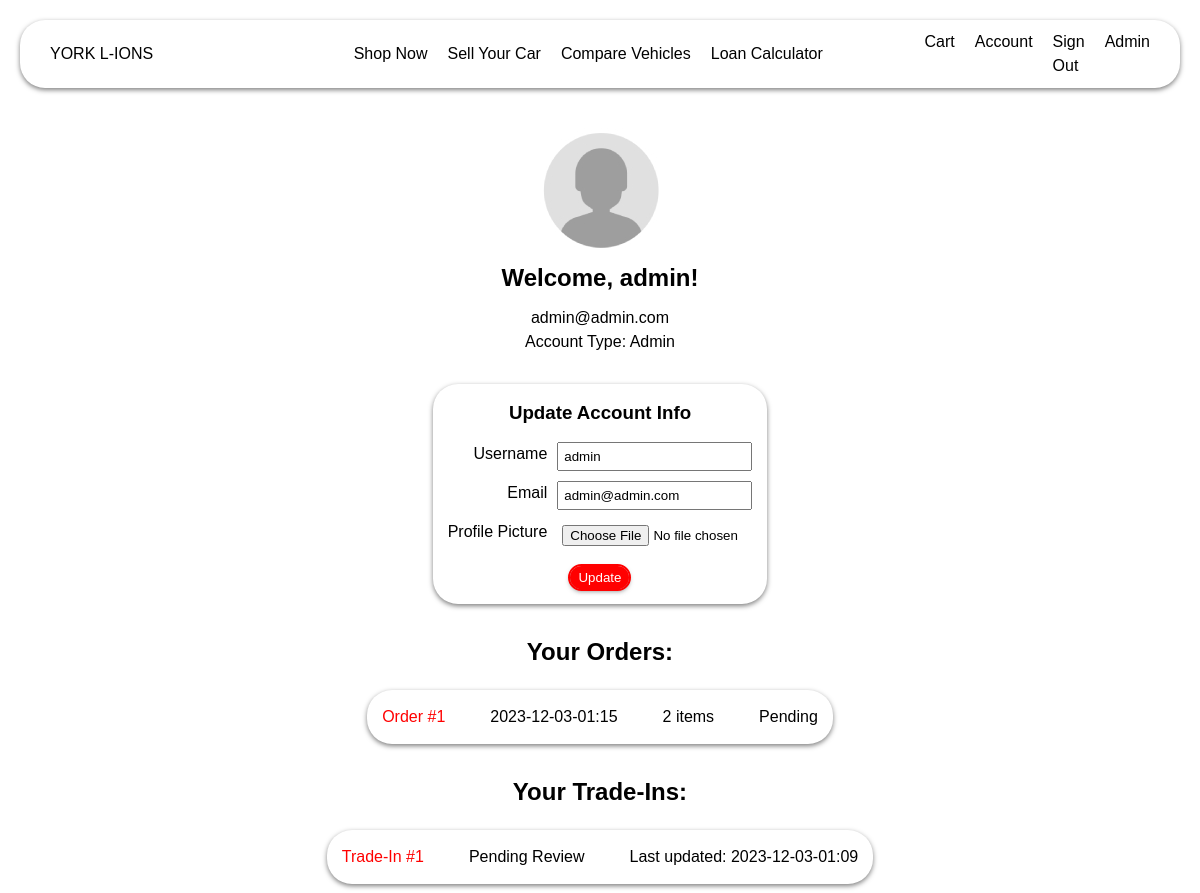
/account (signed in), run on the app's committed database.
### yorklions/models/user.py (models this page shows)
class User(db.Model, UserMixin):
    __tablename__ = "users"
    id: Mapped[int] = mapped_column(Integer, primary_key=True)
    username: Mapped[str] = mapped_column(String, unique=True, nullable=False)
    email: Mapped[str] = mapped_column(String, unique=True, nullable=False)
    password: Mapped[str] = mapped_column(String, nullable=False)
    is_admin: Mapped[bool] = mapped_column(Boolean, default=False)
    is_guest: Mapped[bool] = mapped_column(Boolean, default=False)
    image_file: Mapped[str] = mapped_column(String, nullable=False, default="default.jpg")
    address_id: Mapped[int] = mapped_column(Integer, ForeignKey('addresses.id'), nullable=True)
    address: Mapped["Address"] = relationship("Address", back_populates="user")
    trade_ins = relationship('TradeIn', backref='user', lazy=True)
    orders: Mapped[List['PurchaseOrder']] = relationship('PurchaseOrder', back_populates='user')

### yorklions/models/po.py (models this page shows, shortened)
class PurchaseOrder(db.Model):
    __tablename__ = "purchaseorders"
    id: Mapped[int] = mapped_column(Integer, primary_key=True)
    user_id: Mapped[int] = mapped_column(Integer, ForeignKey('users.id'), nullable=True)
    fname: Mapped[str] = mapped_column(String, nullable=False)
    lname: Mapped[str] = mapped_column(String, nullable=False)
    status: Mapped[str] = mapped_column(String, nullable=False, default="Pending")
    address_id: Mapped[int] = mapped_column(ForeignKey("addresses.id"), nullable=False)
    vehicles: Mapped[List['Vehicle']] = relationship('Vehicle', back_populates='purchase_order')
    cc_type: Mapped[str] = mapped_column(String, nullable=False)
    cc_last_4_digits: Mapped[str] = mapped_column(String, nullable=False)
    date_created: Mapped[str] = mapped_column(String, nullable=False)
    latest_update: Mapped[str] = mapped_column(String, nullable=False)
    user: Mapped['User'] = relationship('User', back_populates='orders')
    latest_update: Mapped[str] = mapped_column(String, nullable=False)
    latest_update: Mapped[str] = mapped_column(String, nullable=False)

### yorklions/models/trade_in.py (models this page shows)
class TradeIn(db.Model):
    __tablename__ = "trade_ins"
    id: Mapped[int] = mapped_column(Integer, primary_key=True, nullable=False)
    user_id: Mapped[int] = mapped_column(Integer, ForeignKey('users.id'), nullable=False)
    vehicle_id: Mapped[int] = mapped_column(ForeignKey("vehicles.id"))
    status: Mapped[float] = mapped_column(String, primary_key=False, default="Pending Review")
    quote: Mapped[float] = mapped_column(Float, primary_key=False)
    accidents: Mapped[str] = mapped_column(String, nullable=False)
    details: Mapped[str] = mapped_column(String, nullable=False)
    date_updated: Mapped[str] = mapped_column(String, nullable=False)

### yorklions/routes/auth.py (the view)
@auth.route("/account", methods=["POST", "GET"])
@login_required  # decorators, yum
def account():
    form = UpdateAccountForm()
    if form.validate_on_submit():
        if form.profile_pic.data:
            pic_file = save_picture(form.profile_pic.data)
            remove_old_picture(current_user.image_file)
            current_user.image_file = pic_file
        current_user.username = form.username.data
        current_user.email = form.email.data
        db.session.commit()
        flash("Account updated!", "success")
        return redirect(url_for("auth.account"))
    elif request.method == "GET":  # populate form with current user info on
        form.username.data = current_user.username
        form.email.data = current_user.email
    image_file = url_for("static", filename="account/" + current_user.image_file)
    return render_template(
            "account.html", title="Account", image_file=image_file, form=form
            )

### yorklions/forms.py (shortened to what this page needs)
class UpdateAccountForm(FlaskForm):
    username = StringField(
        "Username", validators=[DataRequired(), Length(min=2, max=20)]
    )
    email = StringField("Email", validators=[DataRequired(), Email()])
    profile_pic = FileField(
        "Profile Picture", validators=[FileAllowed(["jpg"])] # Only using jpg for now
    )
    submit = SubmitField("Update")

### yorklions/models/user.py (called while the page is built)
@login_manager.user_loader  # login_managers needs to know how to load a user
def load_user(user_id):
    return User.query.get(int(user_id))

### yorklions/templates/account.html (shortened to what this page needs)
{% extends "layout.html" %}
{% block stylesheet %}
    <link rel="stylesheet" href="{{ url_for('static', filename='stylesheets/login.css') }}">
    <link rel="stylesheet" href="{{ url_for('static', filename='stylesheets/account.css') }}">
{% endblock stylesheet %}
{% block content %}
<div class="centred_content_wrapper">
    <div class="account_info">
        <img src="{{ image_file }}" alt="Profile Photo">
        <h2>Welcome, {{ current_user.username }}!</h2>
        <p>{{ current_user.email }}</p>
        <p>Account Type: {{ 'Admin' if current_user.is_admin else 'User' }}</p>
    </div>
    <div class="update_account floating_box">
        <form action="" method="post" enctype="multipart/form-data" novalidate>
            <h3>Update Account Info</h3>
                        <div>
                <div class="form_grid">
                    {{ form.username.label() }}
                    {{ form.username() }}
                </div>
            </div>
            <div>
                <div class="form_grid">
                    {{ form.email.label() }}
                    {{ form.email() }}
                </div>
            </div>
            <div>
                <div class="form_grid">
                    {{ form.profile_pic.label() }}
                    {{ form.profile_pic() }}
                </div>
            </div>
            <div class="wide">
                {{ form.submit(class="button") }}
            </div>
        </form>
    </div>
    <div class="orders">
        <h2>Your Orders:</h2>
        <table>
            {% for order in current_user.orders|reverse %}
            <tr class="floating_box">
                <td class="order_cell"><a href="/order/{{ order.id }}">Order #{{ order.id }}</a></td>
                <td class="order_cell">{{ order.date_created }}</td>
                <td class="order_cell">{{ order.vehicles | count }} item{% if (order.vehicles|count) != 1 %}s{% endif %}</td>
                <td class="order_cell">{{ order.status }}</td>
            </tr>
            {% endfor %}
        </table>
    </div>
    <div class="trade_ins">
        <h2>Your Trade-Ins:</h2>
        <table>
            {% for trade_in in current_user.trade_ins|reverse %}
            <tr class="floating_box">
                <td class="order_cell"><a href="/trade_in/{{ trade_in.id }}">Trade-In #{{ trade_in.id }}</a></td>
                <td class="order_cell">{{ trade_in.status }}</td>
                <td class="order_cell">Last updated: {{ trade_in.date_updated }}</td>
            </tr>
            {% endfor %}
        </table>
    </div>
</div>
{% endblock content %}

### yorklions/templates/layout.html (shortened to what this page needs)
<!DOCTYPE html>
<html lang="en">
    <head>
        {% block head %}
        <link rel="stylesheet" href="{{ url_for('static', filename='main.css') }}">
        {% endblock head %}
        {% block stylesheet %}
        {% endblock stylesheet %}
    </head>
    <body>
        <div id="wrapper">
            <header>
                {% if header %}
                {% block header %}{% endblock header %}
                {% else %}
                <div class="logo">
                    <a href="/">YORK L-IONS</a>
                </div>
                <nav>
                    <ul>
                        <li><a href="{{ url_for('main.shop') }}">Shop Now</a></li>
                        <li><a href="{{ url_for('main.trade_in') }}">Sell Your Car</a></li>
                        <li><a href="{{ url_for('main.compare_vehicles') }}">Compare Vehicles</a></li>
                        <li><a href="{{ url_for('loancalc.loan_calculator') }}">Loan Calculator</a></li>
                    </ul>
                </nav>
                <ul class="quick_actions">
                    <li><a href="{{ url_for('cart.view') }}">Cart </a></li>
                    {% if current_user.is_authenticated %}
                    <li><a href="{{ url_for('auth.account') }}">Account</a></li>
                    <li><a href="{{ url_for('auth.logout') }}">Sign Out</a></li>
                    {% else %}
                    <li><a href="{{ url_for('auth.login') }}">Sign In</a></li>
                    <li><a href="{{ url_for('auth.register') }}">Register</a></li>
                    {% endif %}
                    {% if current_user.is_authenticated and current_user.is_admin %}
                    <li><a href="{{ url_for('main.admin_dash') }}">Admin</a></li>
                    {% endif %}
                </ul>
                {% endif %}
            </header>
            <div>
                {% block content %}{% endblock content %}
            </div>
        </div>
    </body>
</html>

### yorklions/static/main.css (style rules this page uses)
* { margin: 0; padding: 0; box-sizing: border-box; }
body { font-family: Arial, sans-serif; font-size: 16px; line-height: 1.5; color: black; }
a { text-decoration: none; color: red; }
header a { color: black; }
header { display: grid; grid-template-columns: 0.33fr 1fr 0.33fr; border-radius: 25px; box-shadow: 0px 2px 5px rgba(0, 0, 0, 0.5); padding: 10px; margin: 20px; align-items: center; }
.logo { margin-left: 20px; }
nav { padding: 8px; margin: 4px; }
#wrapper { display: flex; flex-direction: column; justify-content: flex-start; min-height: 100vh; }
.centred_content_wrapper { margin: auto; max-width: 760px; }
ul { list-style-type: none; display: flex; justify-content: center; gap: 20px; }
.quick_actions { justify-content: right; margin-right: 20px; }
table, th, td { border: 1px solid black; }
.button { padding: 4px 8px; background-color: red; text-align: center; border-radius: 20px; text-decoration: none; border: none; outline: 2px solid red; color: white; cursor: pointer; box-shadow: 0px 2px 5px rgba(0, 0, 0, 0.5); }
.floating_box { border-radius: 25px; box-shadow: 0px 2px 5px rgba(0, 0, 0, 0.5); padding: 15px; margin-bottom: 10px; max-width: 100%; }

### yorklions/static/stylesheets/login.css (style rules this page uses)
.centred_content_wrapper { width: fit-content; }
.form_grid { display: grid; grid-template-columns: auto 195px; gap: 10px 10px; }
input { padding: 5px; width: 100%; margin: 5px 0px; }
label { text-align: right; margin: 5px 0px; }
.wide { display: flex; flex-direction: column; }
.button { margin: 20px auto; width: fit-content; }
.floating_box { margin-top: 20px; }

### yorklions/static/stylesheets/account.css (style rules this page uses)
img { max-width: 128px; }
.centred_content_wrapper { width: fit-content; margin-top: 20px; }
.floating_box { margin: 30px auto; width: fit-content; }
.account_info { text-align: center; }
h2, h3 { text-align: center; margin-bottom: 10px; }
.button { margin: 10px auto 0px auto; }
table, td, tr { border: none; border-spacing: 15px 10px; margin: auto; }
.order_cell { padding: 15px; text-align: center; }
.trade_ins { margin-top: 20px; }

### data on the page
User: username "admin", email "admin@admin.com", is_admin "Admin"
PurchaseOrder: id "1", date_created "2023-12-03-01:15", vehicles|count "2", status "Pending"
TradeIn: id "1", status "Pending Review", date_updated "2023-12-03-01:09"
